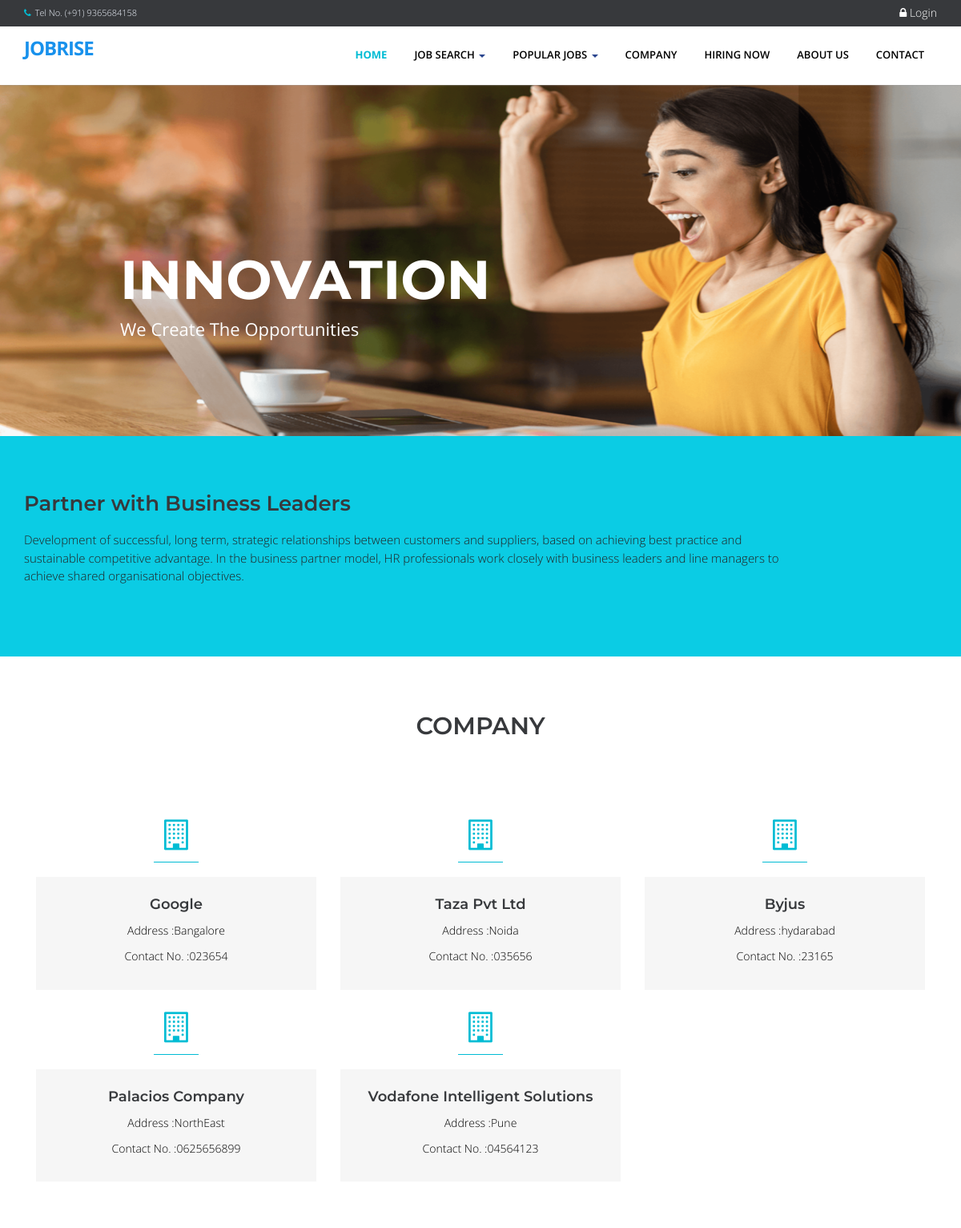
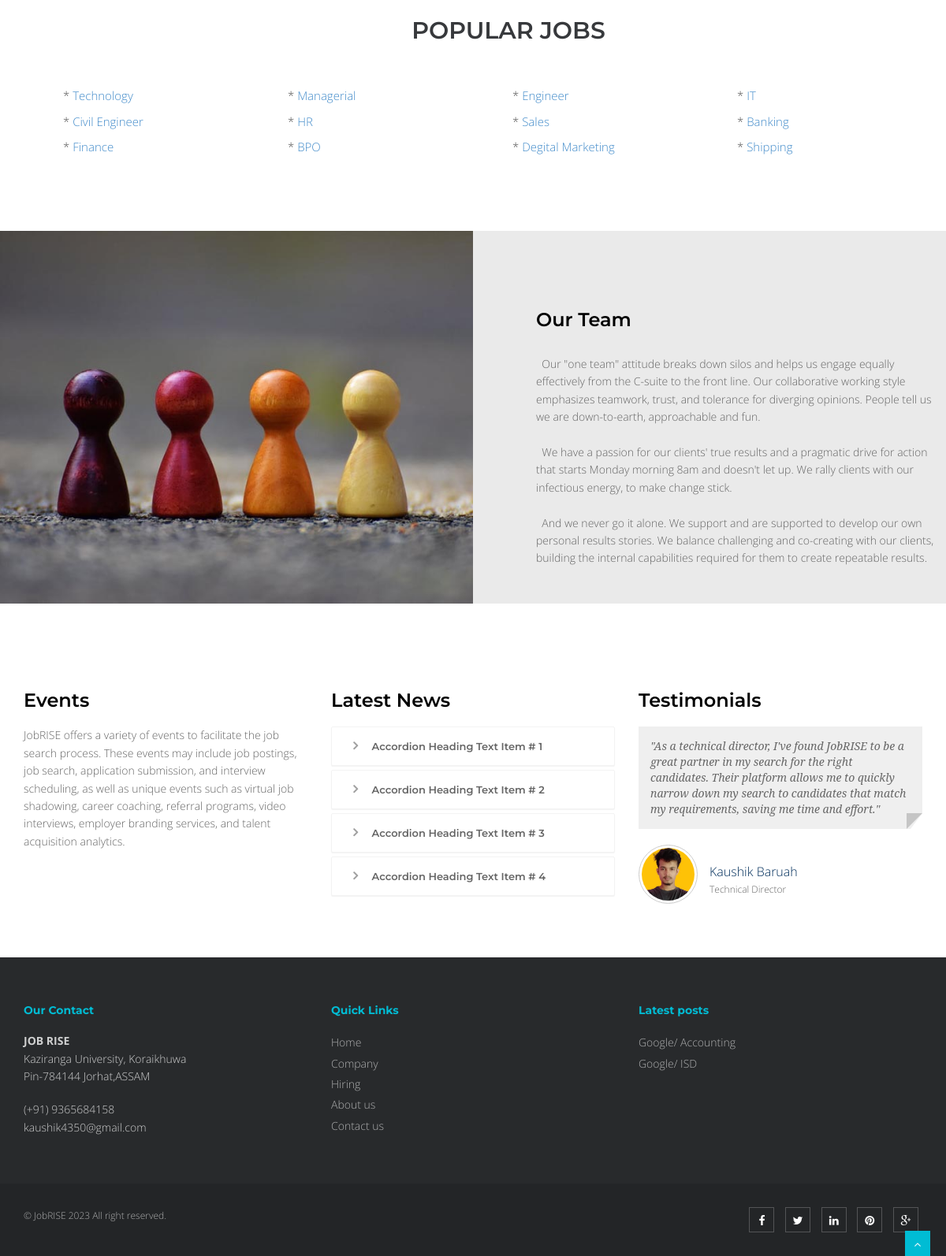
The page / on the database its author committed (2 pictures, top to bottom).
### tables this page shows
CREATE TABLE `tblcompany` (
  `COMPANYID` int(11) NOT NULL,
  `COMPANYNAME` varchar(90) NOT NULL,
  `COMPANYADDRESS` varchar(90) NOT NULL,
  `COMPANYCONTACTNO` varchar(30) NOT NULL,
  `COMPANYSTATUS` varchar(90) NOT NULL,
  `COMPANYMISSION` text NOT NULL
);

CREATE TABLE `tblcategory` (
  `CATEGORYID` int(11) NOT NULL,
  `CATEGORY` varchar(250) NOT NULL
);

CREATE TABLE `tbljob` (
  `JOBID` int(11) NOT NULL,
  `COMPANYID` int(11) NOT NULL,
  `CATEGORY` varchar(250) NOT NULL,
  `OCCUPATIONTITLE` varchar(90) NOT NULL,
  `REQ_NO_EMPLOYEES` int(11) NOT NULL,
  `SALARIES` double NOT NULL,
  `DURATION_EMPLOYEMENT` varchar(90) NOT NULL,
  `QUALIFICATION_WORKEXPERIENCE` text NOT NULL,
  `JOBDESCRIPTION` text NOT NULL,
  `PREFEREDSEX` varchar(30) NOT NULL,
  `SECTOR_VACANCY` text NOT NULL,
  `JOBSTATUS` varchar(90) NOT NULL,
  `DATEPOSTED` datetime NOT NULL
);

### home.php (the view, shortened to what the rows shown need)
<section id="content">
<div class="container">
      <div class="row">
    <div class="col-md-12">
      <div class="aligncenter"><h2 class="aligncenter">Company</h2></div>
      <br/>
    </div>
  </div>
  <?php
    $sql = "SELECT * FROM `tblcompany`";
    $mydb->setQuery($sql);
    $comp = $mydb->loadResultList();
    foreach ($comp as $company ) {
  ?>
          <div class="col-sm-4 info-blocks">
              <i class="icon-info-blocks fa fa-building-o"></i>
              <div class="info-blocks-in">
                  <h3><?php echo $company->COMPANYNAME;?></h3>
                  <p>Address :<?php echo $company->COMPANYADDRESS;?></p>
                  <p>Contact No. :<?php echo $company->COMPANYCONTACTNO;?></p>
              </div>
          </div>
  <?php } ?>
</div>
</section>
<section class="section-padding gray-bg">
  <div class="container">
    <div class="row">
      <div class="col-md-12">
        <div class="section-title text-center">
          <h2 >Popular Jobs</h2>
        </div>
      </div>
    </div>
    <div class="row">
      <div class="col-md-12 ">
        <?php
          $sql = "SELECT * FROM `tblcategory`";
          $mydb->setQuery($sql);
          $cur = $mydb->loadResultList();
          foreach ($cur as $result) {
            echo '<div class="col-md-3" style="font-size:15px;padding:5px">* <a href="'.web_root.'index.php?q=category&search='.$result->CATEGORY.'">'.$result->CATEGORY.'</a></div>';
          }
        ?>
      </div>
    </div>
  </div>
</section>

### theme/templates.php (shortened to what the rows shown need)
 <!DOCTYPE html>
<html lang="en">
<head>
<link href="<?php echo web_root; ?>plugins/home-plugins/css/bootstrap.min.css" rel="stylesheet" />
<link href="<?php echo web_root; ?>plugins/home-plugins/css/fancybox/jquery.fancybox.css" rel="stylesheet">
<link href="<?php echo web_root; ?>plugins/home-plugins/css/flexslider.css" rel="stylesheet" />
<link href="<?php echo web_root; ?>plugins/home-plugins/css/style.css" rel="stylesheet" />
<link rel="stylesheet" href="<?php echo web_root;?>plugins/font-awesome/css/font-awesome.min.css">
<link rel="stylesheet" href="<?php echo web_root;?>plugins/dataTables/jquery.dataTables.min.css">
<link rel="stylesheet" href="<?php echo web_root;?>plugins/dataTables/jquery.dataTables_themeroller.css">
<link href="<?php echo web_root; ?>plugins/datepicker/bootstrap-datetimepicker.min.css" rel="stylesheet" media="screen">
<link href="<?php echo web_root; ?>plugins/datepicker/datepicker3.css" rel="stylesheet" media="screen">
</head>
<body>
<div id="wrapper" class="home-page">
                            <?php
                            $sql = "SELECT * FROM `tblcategory` LIMIT 10";
                            $mydb->setQuery($sql);
                            ?>
      <?php
       require_once $content;
        ?>
  <footer>
  <div class="container">
    <div class="row">
      <div class="col-md-4 col-sm-4">
        <div class="widget">
          <ul class="link-list">
            <?php
                  $sql = "SELECT * FROM `tblcompany` c,`tbljob` j WHERE c.`COMPANYID`=j.`COMPANYID`   ORDER BY DATEPOSTED DESC LIMIT 3" ;
                  $mydb->setQuery($sql);
                  $cur = $mydb->loadResultList();
                  foreach ($cur as $result) {
                    echo ' <li><a href="'.web_root.'index.php?q=viewjob&search='.$result->JOBID.'">'.$result->COMPANYNAME . '/ '. $result->OCCUPATIONTITLE .'</a></li>';
                  }
              ?>
          </ul>
        </div>
      </div>
    </div>
  </div>
  </footer>
</div>
</body>
</html>

### rows shown on the page
tblcompany: COMPANYNAME "Google", COMPANYADDRESS "Bangalore", COMPANYCONTACTNO "023654"
tblcompany: COMPANYNAME "Taza Pvt Ltd", COMPANYADDRESS "Noida", COMPANYCONTACTNO "035656"
tblcompany: COMPANYNAME "Byjus", COMPANYADDRESS "hydarabad", COMPANYCONTACTNO "23165"
tblcompany: COMPANYNAME "Palacios Company", COMPANYADDRESS "NorthEast", COMPANYCONTACTNO "0625656899"
tblcompany: COMPANYNAME "Vodafone Intelligent Solutions", COMPANYADDRESS "Pune", COMPANYCONTACTNO "04564123"
tblcategory: CATEGORY "Technology"
tblcategory: CATEGORY "Managerial"
tblcategory: CATEGORY "Engineer"
tblcategory: CATEGORY "IT"
tblcategory: CATEGORY "Civil Engineer"
tblcategory: CATEGORY "HR"
tblcategory: CATEGORY "Sales"
tblcategory: CATEGORY "Banking"
tblcategory: CATEGORY "Finance"
tblcategory: CATEGORY "BPO"
tblcategory: CATEGORY "Degital Marketing"
tblcategory: CATEGORY "Shipping"
tbljob: COMPANYID.COMPANYNAME "Google", OCCUPATIONTITLE "Accounting"
tbljob: COMPANYID.COMPANYNAME "Google", OCCUPATIONTITLE "ISD"
